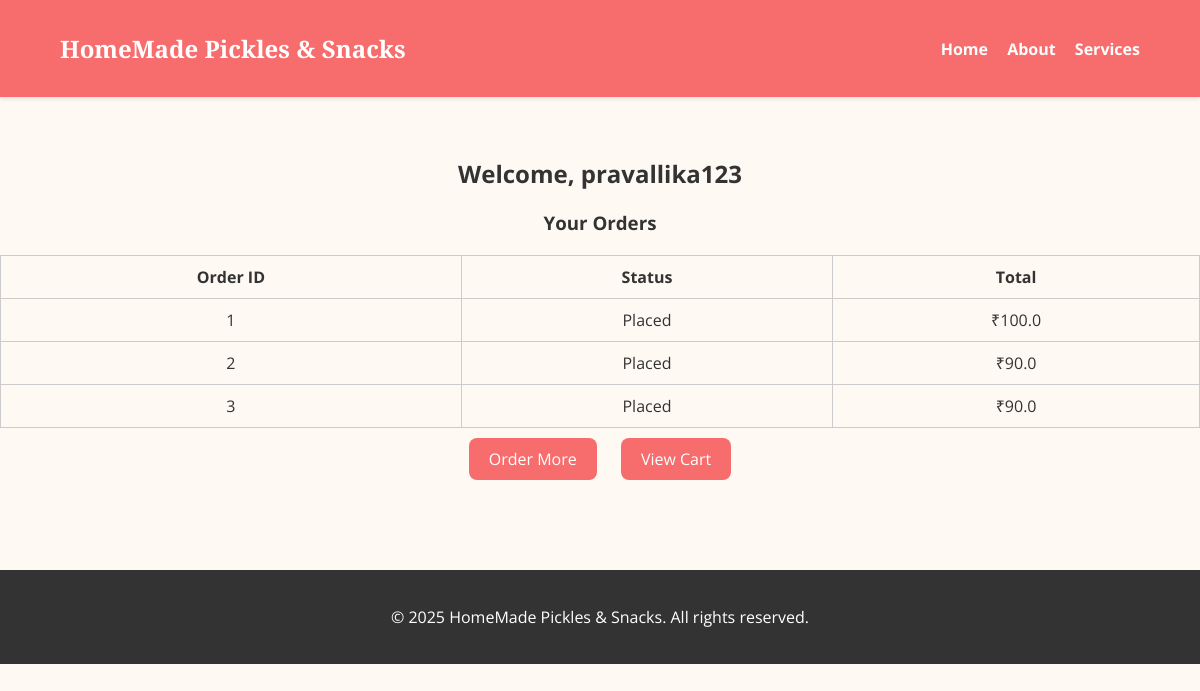
The page /dashboard (signed in) on the database its author committed.
### models.py (models this page shows)
class User(db.Model):
    id = db.Column(db.Integer, primary_key=True)
    username = db.Column(db.String(80), nullable=False, unique=True)
    email = db.Column(db.String(120), nullable=False, unique=True)
    password = db.Column(db.String(200), nullable=False)
    is_admin = db.Column(db.Boolean, default=False)

class Order(db.Model):
    id = db.Column(db.Integer, primary_key=True)
    user_id = db.Column(db.Integer, db.ForeignKey('user.id'))
    total = db.Column(db.Float)
    status = db.Column(db.String(50), default='Placed')
    address = db.Column(db.Text)
    timestamp = db.Column(db.DateTime, default=datetime.utcnow)
    user = db.relationship('User', backref='orders')
    ratings = db.relationship('Rating', backref='order')
    order_items = db.relationship('OrderItem', backref='order')

### app.py (the view)
@app.route('/dashboard')
@login_required
def dashboard():
    user = User.query.get(session['user_id'])
    if user.is_admin:
        products = Product.query.all()
        for product in products:
            avg = db.session.query(db.func.avg(Rating.stars)).filter_by(product_id=product.id).scalar()
            product.avg_rating = avg
        orders = Order.query.all()
        for order in orders:
            rating = Rating.query.filter_by(order_id=order.id).first()
            order.rating = rating
        customers = User.query.filter_by(is_admin=False).all()
        admins = User.query.filter_by(is_admin=True).all()
        return render_template('admin_dashboard.html', customers=customers, admins=admins,
                               products=products, orders=orders)
    else:
        orders = Order.query.filter_by(user_id=user.id).all()
        return render_template('customer_dashboard.html', user=user, orders=orders)

### app.py (called while the page is built)
def login_required(f):
    @wraps(f)
    def decorated_function(*args, **kwargs):
        if 'user_id' not in session:
            return redirect(url_for('login'))
        return f(*args, **kwargs)
    return decorated_function

### templates/customer_dashboard.html
{% extends "base.html" %}
{% block content %}
<section class="section">
    <div class="container">
        <h2>Welcome, {{ user.username }}</h2>
        <h3>Your Orders</h3>
        <table>
            <tr><th>Order ID</th><th>Status</th><th>Total</th></tr>
            {% for order in orders %}
            <tr><td>{{ order.id }}</td><td>{{ order.status }}</td><td>₹{{ order.total }}</td></tr>
            {% endfor %}
        </table>
        <a href="/products" class="btn">Order More</a>
        <a href="/cart" class="btn">View Cart</a>
    </div>
</section>
{% endblock %}

### static/styles.css (style rules this page uses)
body { margin: 0; font-family: 'Open Sans', sans-serif; background-color: #fff9f4; color: #333; }
.section { padding: 40px 0; text-align: center; }
.btn { display: inline-block; background-color: #f76c6c; color: white; padding: 10px 20px; margin: 10px; border-radius: 8px; text-decoration: none; }
table { width: 100%; border-collapse: collapse; margin-top: 20px; }
table, th, td { border: 1px solid #ccc; }
th, td { padding: 10px; text-align: center; }

### rows shown on the page
User: username "pravallika123"
Order: id "1", status "Placed", total "100.0"
Order: id "2", status "Placed", total "90.0"
Order: id "3", status "Placed", total "90.0"
